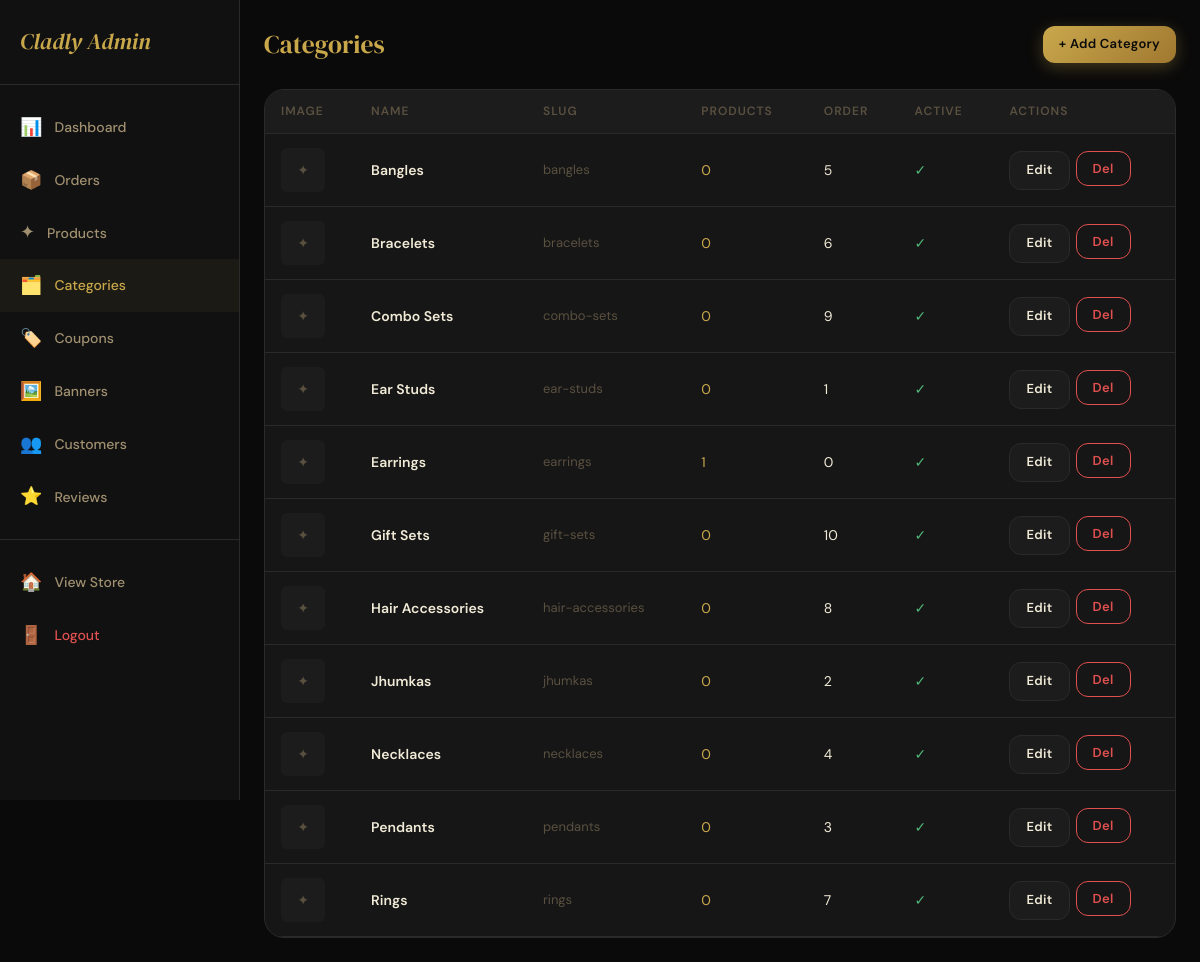
Before: /admin-panel/categories/ (signed in) with the older database file.
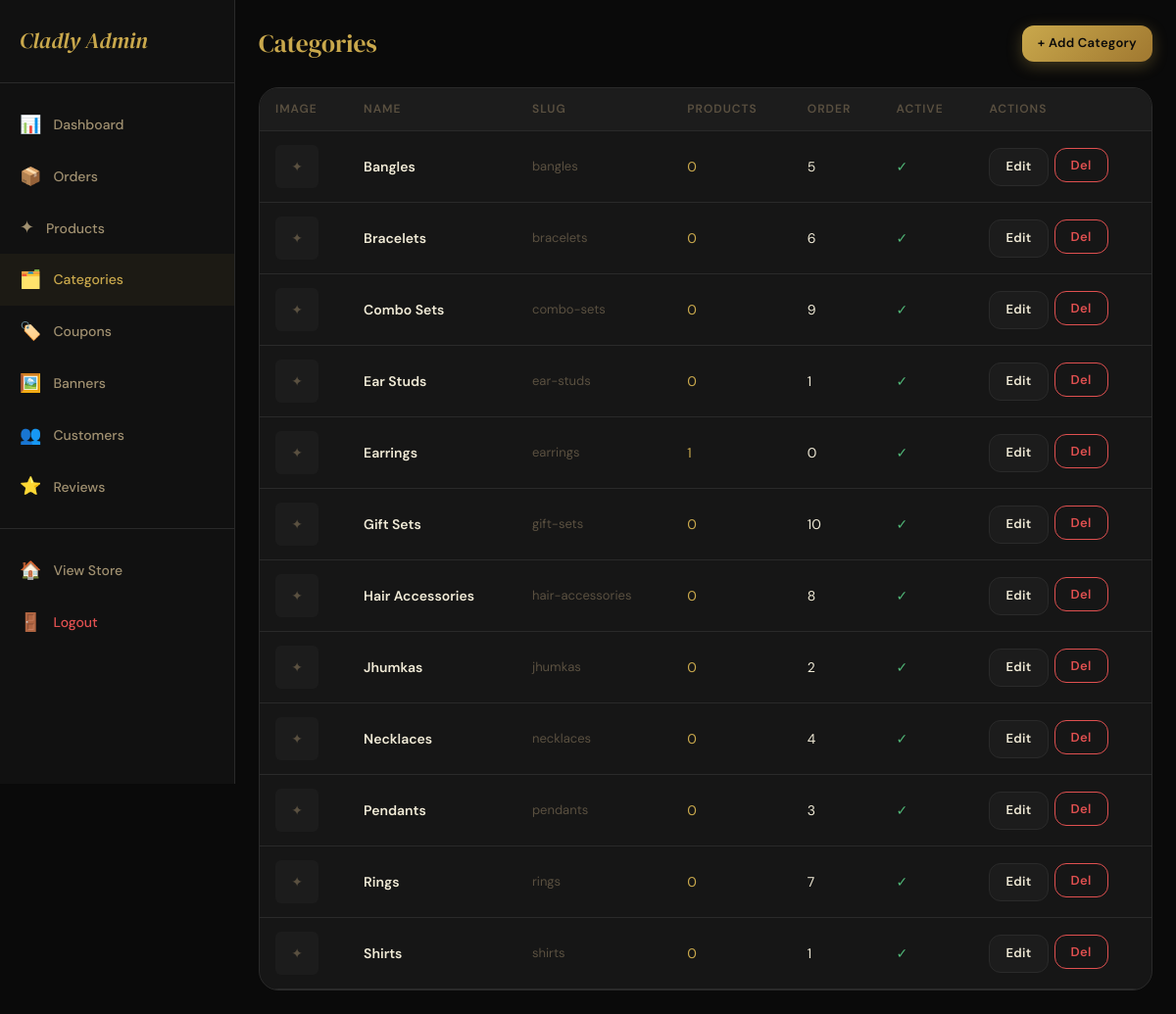
After: the same page with the newer database file.
### store/models.py (models this page shows, shortened)
class Category(models.Model):
    GENDER_CHOICES = [
        ('all', 'All'),
        ('girls', 'Girls'),
        ('boys', 'Boys'),
    ]
    name = models.CharField(max_length=100)
    slug = models.SlugField(unique=True)
    image = models.ImageField(upload_to='categories/', null=True, blank=True)
    description = models.TextField(blank=True)
    is_active = models.BooleanField(default=True)
    gender = models.CharField(max_length=10, choices=[('all','All'),('girls','Girls'),('boys','Boys')], default='girls')
    order = models.IntegerField(default=0)
    created_at = models.DateTimeField(auto_now_add=True)
    class Meta:
        verbose_name_plural = 'Categories'
        ordering = ['order', 'name']

### store/views.py (the view)
# urls.py: path('admin-panel/categories/', views.admin_categories, name='admin_categories'),
@user_passes_test(is_admin, login_url='/login/')
def admin_categories(request):
    cats = Category.objects.annotate(prod_count=Count('products'))
    return render(request, 'store/admin/categories.html', {'categories': cats})

### store/context_processors.py (called while the page is built)
def cart_wishlist_count(request):
    cart_count = 0
    wishlist_count = 0
    notif_count = 0
    if request.user.is_authenticated:
        cart_count = Cart.objects.filter(user=request.user).count()
        wishlist_count = Wishlist.objects.filter(user=request.user).count()
        notif_count = Notification.objects.filter(user=request.user, is_read=False).count()
    else:
        session_key = request.session.session_key
        if session_key:
            cart_count = Cart.objects.filter(session_key=session_key).count()
    return {
        'cart_count': cart_count,
        'wishlist_count': wishlist_count,
        'notif_count': notif_count,
    }

def categories_list(request):
    categories = Category.objects.filter(is_active=True).order_by('order', 'name')
    return {'nav_categories': categories}

### store/views.py (called while the page is built)
def is_admin(user):
    return user.is_authenticated and user.is_staff

### store/templates/store/admin/categories.html (shortened to what this page needs)
{% extends 'store/admin/base_admin.html' %}
{% block admin_content %}
<div class="admin-header">
  <div class="admin-page-title">Categories</div>
  <a href="{% url 'admin_add_category' %}" class="btn btn-gold btn-sm">+ Add Category</a>
</div>
<div class="table-wrap">
  <table class="data-table">
    <thead><tr><th>Image</th><th>Name</th><th>Slug</th><th>Products</th><th>Order</th><th>Active</th><th>Actions</th></tr></thead>
    <tbody>
      {% for cat in categories %}
        <tr>
          <td>
            {% if cat.image %}
              <img src="{{ cat.image.url }}" style="width:44px;height:44px;border-radius:var(--radius-sm);object-fit:cover;">
            {% else %}
              <div style="width:44px;height:44px;background:var(--surface);border-radius:var(--radius-sm);display:flex;align-items:center;justify-content:center;color:var(--text-muted);">✦</div>
            {% endif %}
          </td>
          <td style="font-weight:600;">{{ cat.name }}</td>
          <td style="color:var(--text-muted);font-size:13px;">{{ cat.slug }}</td>
          <td style="color:var(--gold);">{{ cat.prod_count }}</td>
          <td>{{ cat.order }}</td>
          <td>{% if cat.is_active %}<span style="color:var(--success);">✓</span>{% else %}<span style="color:var(--error);">✕</span>{% endif %}</td>
          <td>
            <div style="display:flex;gap:6px;">
              <a href="{% url 'admin_edit_category' cat.pk %}" class="btn btn-dark btn-sm">Edit</a>
              <form method="post" action="{% url 'admin_delete_category' cat.pk %}" onsubmit="return confirm('Delete category?')">
                {% csrf_token %}<button type="submit" class="btn btn-sm" style="color:var(--error);background:none;border:1px solid var(--error);">Del</button>
              </form>
            </div>
          </td>
        </tr>
      {% empty %}
        <tr><td colspan="7" style="text-align:center;padding:40px;color:var(--text-muted);">No categories yet.</td></tr>
      {% endfor %}
    </tbody>
  </table>
</div>
{% endblock %}

Changed rows visible on the page:
added Category: name "Shirts", slug "shirts", prod_count "0", order "1"
